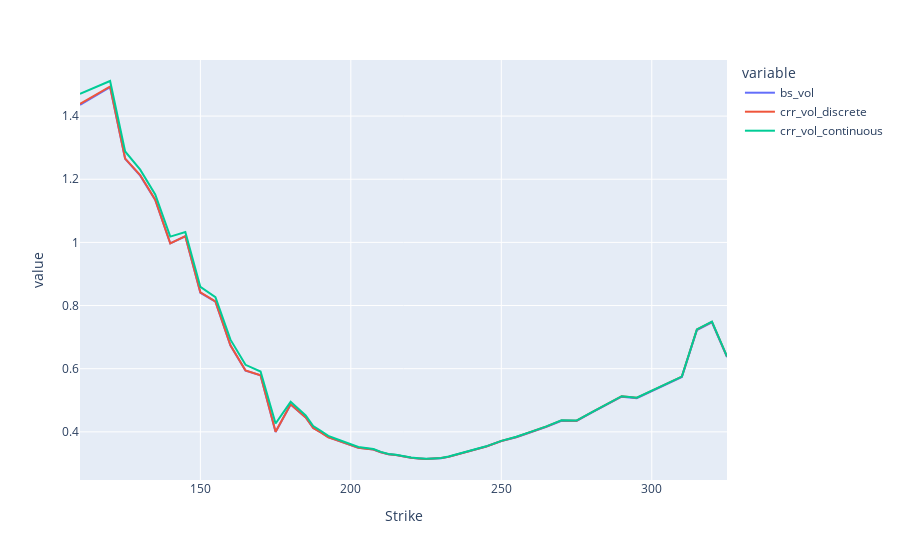

This figure's notebook cell:
### Code cell
'crr_vol_discrete', 'crr_vol_continuous'
aapl_chain[(aapl_chain.Expiration=='2025-08-01')&
           ((aapl_chain.Right=='C'))].sort_values('Strike').head(60)\
           .plot(x='Strike', y=['bs_vol',
                                'crr_vol_discrete', 
                                'crr_vol_continuous'], kind='line')
